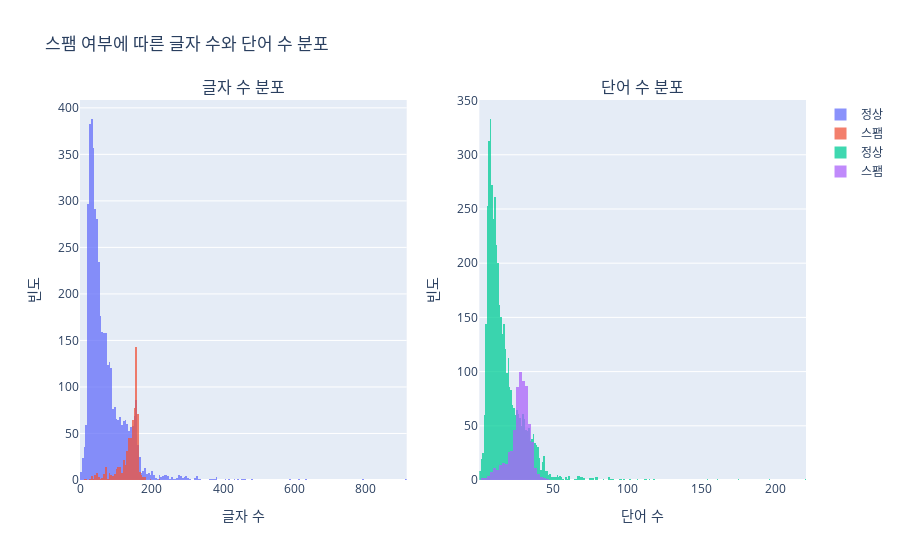

Source (notebook cell):
### Code cell
# 서브플롯 생성
fig = make_subplots(rows=1, cols=2, subplot_titles=('글자 수 분포', '단어 수 분포'))

# 글자 수 히스토그램
fig.add_trace(
    go.Histogram(x=df[df['isSpam']==0]['num_chars'], name='정상', opacity=0.75),
    row=1, col=1
)
fig.add_trace(
    go.Histogram(x=df[df['isSpam']==1]['num_chars'], name='스팸', opacity=0.75),
    row=1, col=1
)

# 단어 수 히스토그램
fig.add_trace(
    go.Histogram(x=df[df['isSpam']==0]['num_words'], name='정상', opacity=0.75),
    row=1, col=2
)
fig.add_trace(
    go.Histogram(x=df[df['isSpam']==1]['num_words'], name='스팸', opacity=0.75),
    row=1, col=2
)

# 레이아웃 업데이트
fig.update_layout(barmode='overlay', title='스팸 여부에 따른 글자 수와 단어 수 분포')
fig.update_xaxes(title_text='글자 수', row=1, col=1)
fig.update_xaxes(title_text='단어 수', row=1, col=2)
fig.update_yaxes(title_text='빈도', row=1, col=1)
fig.update_yaxes(title_text='빈도', row=1, col=2)

# 그래프 표시
fig.show()

### Figure 1 — Plotly figure (JSON) as saved in the notebook; plotly's stock layout.template omitted (floating-point values rounded to 4 significant figures; data arrays with more than 128 entries replaced by an {"elided": "..."} marker saying what was removed)
{"data": [{"name": "정상", "opacity": 0.75, "type": "histogram", "x": {"elided": "4516 int values"}, "xaxis": "x", "yaxis": "y"}, {"name": "스팸", "opacity": 0.75, "type": "histogram", "x": {"elided": "653 int values"}, "xaxis": "x", "yaxis": "y"}, {"name": "정상", "opacity": 0.75, "type": "histogram", "x": {"elided": "4516 int values"}, "xaxis": "x2", "yaxis": "y2"}, {"name": "스팸", "opacity": 0.75, "type": "histogram", "x": {"elided": "653 int values"}, "xaxis": "x2", "yaxis": "y2"}], "layout": {"annotations": [{"font": {"size": 16}, "showarrow": false, "text": "글자 수 분포", "x": 0.225, "xanchor": "center", "xref": "paper", "y": 1, "yanchor": "bottom", "yref": "paper"}, {"font": {"size": 16}, "showarrow": false, "text": "단어 수 분포", "x": 0.775, "xanchor": "center", "xref": "paper", "y": 1, "yanchor": "bottom", "yref": "paper"}], "barmode": "overlay", "title": {"text": "스팸 여부에 따른 글자 수와 단어 수 분포"}, "xaxis": {"anchor": "y", "domain": [0, 0.45], "title": {"text": "글자 수"}}, "xaxis2": {"anchor": "y2", "domain": [0.55, 1], "title": {"text": "단어 수"}}, "yaxis": {"anchor": "x", "domain": [0, 1], "title": {"text": "빈도"}}, "yaxis2": {"anchor": "x2", "domain": [0, 1], "title": {"text": "빈도"}}}}
